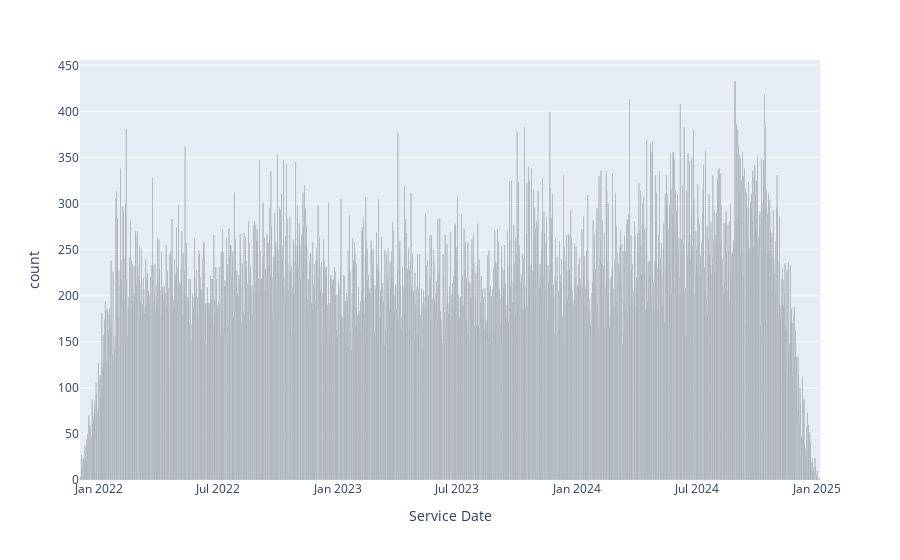

The code cell stored with this chart in its notebook:
### Code cell
import plotly.express as px
fig = px.bar(service_date_counts, x="Service Date", y="count", hover_data=["count"], color_discrete_sequence=["#000000"])
fig.show()

### Figure 1 — Plotly figure (JSON) as saved in the notebook; plotly's stock layout.template omitted (floating-point values rounded to 4 significant figures; data arrays with more than 128 entries replaced by an {"elided": "..."} marker saying what was removed)
{"data": [{"alignmentgroup": "True", "hovertemplate": "Service Date=%{x}<br>count=%{y}<extra></extra>", "legendgroup": "", "marker": {"color": "#000000", "pattern": {"shape": ""}}, "name": "", "offsetgroup": "", "orientation": "v", "showlegend": false, "textposition": "auto", "type": "bar", "x": {"elided": "1130 str values"}, "xaxis": "x", "y": {"elided": "1130 int values"}, "yaxis": "y"}], "layout": {"barmode": "relative", "legend": {"tracegroupgap": 0}, "margin": {"t": 60}, "xaxis": {"anchor": "y", "domain": [0, 1], "title": {"text": "Service Date"}}, "yaxis": {"anchor": "x", "domain": [0, 1], "title": {"text": "count"}}}}
